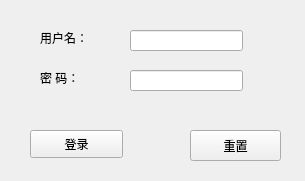
<?xml version="1.0" encoding="UTF-8"?>
<ui version="4.0">
 <class>Login</class>
 <widget class="QWidget" name="Login">
  <property name="geometry">
   <rect>
    <x>0</x>
    <y>0</y>
    <width>305</width>
    <height>181</height>
   </rect>
  </property>
  <property name="windowTitle">
   <string>Login</string>
  </property>
  <property name="styleSheet">
   <string notr="true"/>
  </property>
  <widget class="QLabel" name="label">
   <property name="geometry">
    <rect>
     <x>40</x>
     <y>30</y>
     <width>72</width>
     <height>15</height>
    </rect>
   </property>
   <property name="text">
    <string>用户名：</string>
   </property>
  </widget>
  <widget class="QLabel" name="label_2">
   <property name="geometry">
    <rect>
     <x>40</x>
     <y>70</y>
     <width>72</width>
     <height>15</height>
    </rect>
   </property>
   <property name="text">
    <string>密 码：</string>
   </property>
  </widget>
  <widget class="QLineEdit" name="username">
   <property name="geometry">
    <rect>
     <x>130</x>
     <y>30</y>
     <width>113</width>
     <height>21</height>
    </rect>
   </property>
  </widget>
  <widget class="QLineEdit" name="pwd">
   <property name="geometry">
    <rect>
     <x>130</x>
     <y>70</y>
     <width>113</width>
     <height>21</height>
    </rect>
   </property>
  </widget>
  <widget class="QPushButton" name="login">
   <property name="geometry">
    <rect>
     <x>30</x>
     <y>130</y>
     <width>93</width>
     <height>28</height>
    </rect>
   </property>
   <property name="text">
    <string>登录</string>
   </property>
  </widget>
  <widget class="QPushButton" name="pushButton_2">
   <property name="geometry">
    <rect>
     <x>190</x>
     <y>130</y>
     <width>91</width>
     <height>31</height>
    </rect>
   </property>
   <property name="text">
    <string>重置</string>
   </property>
  </widget>
 </widget>
 <layoutdefault spacing="6" margin="11"/>
 <resources/>
 <connections/>
</ui>
